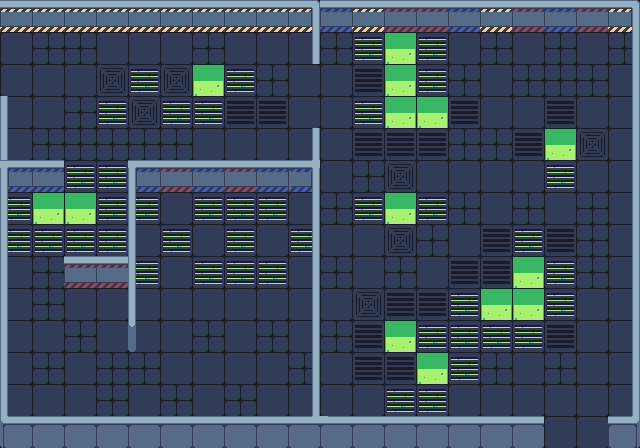

Rendered tile map (Tiled .tmx) drawn with the repository's tilesets; below, a short description and the map source with its tile grids summarised:
An orthogonal 20x14 tile map with 32x32 px tiles, 3 tile layers (Floor, Walls, Decals), 2 tilesets.

<map version="1.10" tiledversion="1.10.1" orientation="orthogonal" renderorder="right-down" width="20" height="14" tilewidth="32" tileheight="32" infinite="0" nextlayerid="8" nextobjectid="1">
 <tileset firstgid="1" source="tileset x1.tsx" />
 <tileset firstgid="852" source="../../../../../../assets/maps/floor01/tileset x1.tsx" />
 <layer id="5" name="Floor" width="20" height="14">
  <data>[280 cells, 280 non-empty, 7 distinct tile ids]</data>
 </layer>
 <layer id="6" name="Walls" width="20" height="14">
  <data>[280 cells, 97 non-empty, 15 distinct tile ids]</data>
 </layer>
 <layer id="7" name="Decals" width="20" height="14">
  <data>[280 cells, 41 non-empty, 11 distinct tile ids]</data>
 </layer>
</map>
